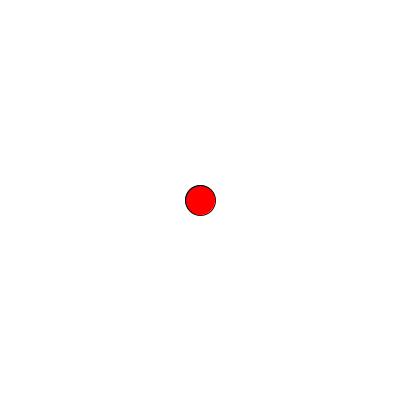
Frame 1 (no input)
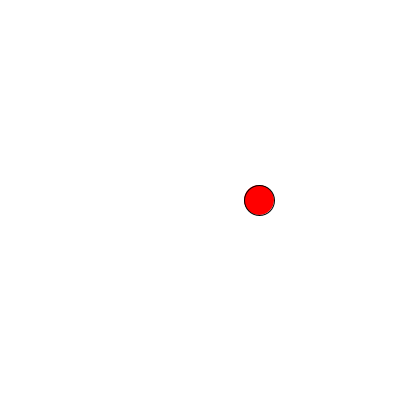
Frame 60 (the mouse pressed at the canvas centre just before this capture)
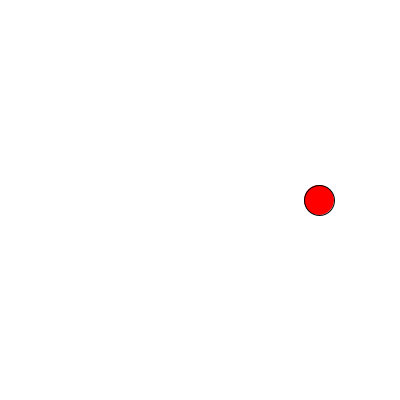
Frame 120 (the mouse held since frame 60 and released just before this capture)

The Processing sketch that drew these frames (run headless with seeded random() and noise(); from frame 60 on, the mouse is pressed at the canvas centre):

// Processing sketch: lab6b
// ── lab6b.pde
//Henry Wrede Black
/* A small ellipse starts in the center of the drawing window, moving right.
It changes direction (from right to down to left to up to right) when
the mouse is clicked and/or it reaches the edge of the window */

//position variables
int x;
int y;
//state variables
int direction;

void setup() {
  size(400, 400);
  x = width/2; //sets starting value (x,y) for the ellipse
  y = height/2;
  direction = 1;
  
}
void draw() {
  background(255);
  //draw red ball
  fill(255, 0, 0);
  ellipse(x, y, 30, 30);
  //initializes/defines state variable
  if (direction == 1) { //moves right
    x += 1; //increases
    y += 0; //doesn't change
  }
  if (direction == 2) { //moves left
    x += -1; //decreases
    y += 0; //doesnt change
  }
  if (direction == 3) { //moves down
    x += 0; //doesn't change
    y += 1; //increases
  }
  if (direction == 4) { //moves up
    x += 0; //doesn't change
    y += -1; //decreases
  }
  //what direction does the ellipse move?
  if (direction == 1 && x >= width-15) {
    direction = 3;
  } else if (direction == 3 && y >= height-15) {
    direction = 2;
  } else if (direction == 2 && x <= 15) {
    direction = 4;
  } else if (direction == 4 && y <= 15) {
    direction = 1;
  }
}
//each time mouse is clicked, direction of ellipse cycles through right-down-left-up
void mouseClicked() {
  if (direction == 1) {
    direction = 3;
  } else if (direction == 3) {
    direction = 2;
  } else if (direction == 2) {
    direction = 4;
  } else if (direction == 4) {
    direction = 1;
  }
}
